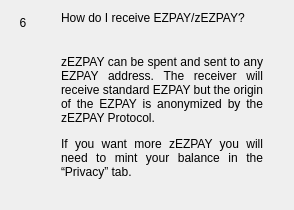
                  <widget class="QWidget" name="widgetFaq6" native="true">
                   <layout class="QHBoxLayout" name="horizontalpage_6" stretch="0,1">
                    <item alignment="Qt::AlignTop">
                     <widget class="QLabel" name="labelNumber6">
                      <property name="minimumSize">
                       <size>
                        <width>24</width>
                        <height>24</height>
                       </size>
                      </property>
                      <property name="maximumSize">
                       <size>
                        <width>16777215</width>
                        <height>24</height>
                       </size>
                      </property>
                      <property name="text">
                       <string>6</string>
                      </property>
                      <property name="alignment">
                       <set>Qt::AlignCenter</set>
                      </property>
                     </widget>
                    </item>
                    <item>
                     <layout class="QVBoxLayout" name="verticalLayoutpage_6">
                      <property name="spacing">
                       <number>0</number>
                      </property>
                      <property name="leftMargin">
                       <number>20</number>
                      </property>
                      <property name="rightMargin">
                       <number>20</number>
                      </property>
                      <item>
                       <widget class="QLabel" name="labelSubtitle6">
                        <property name="text">
                         <string>How do I receive EZPAY/zEZPAY?</string>
                        </property>
                        <property name="wordWrap">
                         <bool>true</bool>
                        </property>
                       </widget>
                      </item>
                      <item>
                       <spacer name="verticalSpacer_60">
                        <property name="orientation">
                         <enum>Qt::Vertical</enum>
                        </property>
                        <property name="sizeType">
                         <enum>QSizePolicy::Fixed</enum>
                        </property>
                        <property name="sizeHint" stdset="0">
                         <size>
                          <width>20</width>
                          <height>30</height>
                         </size>
                        </property>
                       </spacer>
                      </item>
                      <item>
                       <widget class="QLabel" name="labelContent6">
                        <property name="text">
                         <string>
                           &lt;html&gt;&lt;head/&gt;&lt;body&gt;&lt;p align=&quot;justify&quot;&gt;
                           zEZPAY can be spent and sent to any EZPAY address. The receiver will
                           receive standard EZPAY but the origin of the EZPAY is anonymized by the zEZPAY Protocol.
                           &lt;/p&gt;&lt;p align=&quot;justify&quot;&gt;
                           If you want more zEZPAY you will need to mint your balance in the “Privacy” tab.
                           &lt;/p&gt;&lt;/body&gt;&lt;/html&gt;
                         </string>
                        </property>
                        <property name="alignment">
                         <set>Qt::AlignLeading|Qt::AlignLeft|Qt::AlignTop</set>
                        </property>
                        <property name="wordWrap">
                         <bool>true</bool>
                        </property>
                       </widget>
                      </item>
                      <item>
                       <spacer name="verticalSpacer_61">
                        <property name="orientation">
                         <enum>Qt::Vertical</enum>
                        </property>
                        <property name="sizeHint" stdset="0">
                         <size>
                          <width>20</width>
                          <height>20</height>
                         </size>
                        </property>
                       </spacer>
                      </item>
                     </layout>
                    </item>
                   </layout>
                  </widget>
